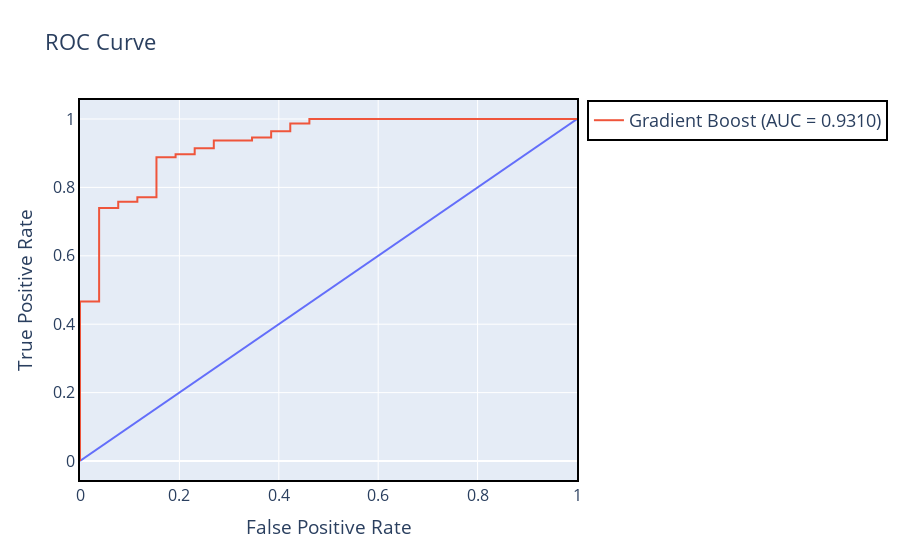

The cell this chart's notebook holds for it:
### Code cell
show_roc_curve(gradient_boosting, "Gradient Boost", X_test, y_test)

### Figure 1 — Plotly figure (JSON) as saved in the notebook; plotly's stock layout.template omitted (floating-point values rounded to 4 significant figures)
{"data": [{"hovertemplate": "False Positive Rate=%{x}<br>True Positive Rate=%{y}<extra></extra>", "legendgroup": "", "line": {"color": "#636efa", "dash": "solid"}, "marker": {"symbol": "circle"}, "mode": "lines", "name": "", "orientation": "v", "showlegend": false, "type": "scatter", "x": [0, 1], "xaxis": "x", "y": [0, 1], "yaxis": "y"}, {"mode": "lines", "name": "Gradient Boost (AUC = 0.9310)", "type": "scatter", "x": [0, 0, 0, 0, 0, 0.03846, 0.03846, 0.07692, 0.07692, 0.1154, 0.1154, 0.1538, 0.1538, 0.1923, 0.1923, 0.2308, 0.2308, 0.2692, 0.2692, 0.3462, 0.3462, 0.3846, 0.3846, 0.4231, 0.4231, 0.4615, 0.4615, 1], "y": [0, 0.004484, 0.1345, 0.1435, 0.4664, 0.4664, 0.7399, 0.7399, 0.7578, 0.7578, 0.7713, 0.7713, 0.8879, 0.8879, 0.8969, 0.8969, 0.9148, 0.9148, 0.9372, 0.9372, 0.9462, 0.9462, 0.9641, 0.9641, 0.9865, 0.9865, 1, 1]}], "layout": {"font": {"size": 16}, "legend": {"bordercolor": "Black", "borderwidth": 2, "font": {"size": 18}, "tracegroupgap": 0}, "title": {"text": "ROC Curve"}, "xaxis": {"anchor": "y", "domain": [0, 1], "linecolor": "black", "linewidth": 2, "mirror": true, "showline": true, "title": {"text": "False Positive Rate"}}, "yaxis": {"anchor": "x", "domain": [0, 1], "linecolor": "black", "linewidth": 2, "mirror": true, "showline": true, "title": {"text": "True Positive Rate"}}}}
